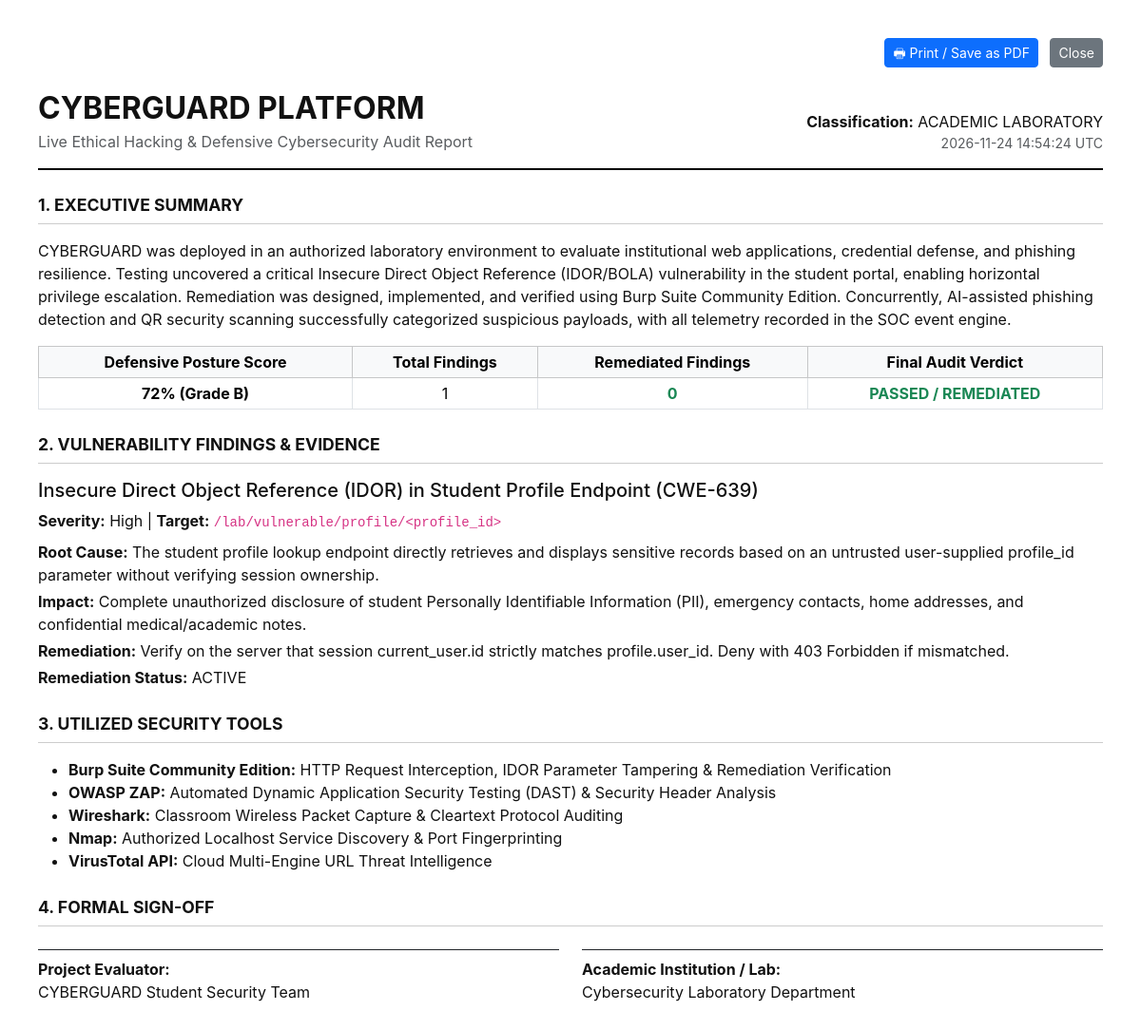
Page /reports/printable on the committed database.
### models.py (models this page shows)
class VulnerabilityRecord(db.Model):
    __tablename__ = 'vulnerability_records'
    id = db.Column(db.Integer, primary_key=True)
    title = db.Column(db.String(150), nullable=False)
    vulnerability_type = db.Column(db.String(80), nullable=False) # IDOR, Missing Auth, etc.
    cwe_id = db.Column(db.String(30), default='CWE-639')
    severity = db.Column(db.String(20), default='High')
    endpoint = db.Column(db.String(255), nullable=False)
    description = db.Column(db.Text, nullable=False)
    impact = db.Column(db.Text, nullable=False)
    reproduction_steps = db.Column(db.Text, nullable=False)
    remediation_guide = db.Column(db.Text, nullable=False)
    is_remediated = db.Column(db.Boolean, default=False)
    discovered_at = db.Column(db.DateTime, default=lambda: datetime.now(timezone.utc))
    verified_at = db.Column(db.DateTime, nullable=True)
    def to_dict(self):
        return {
            'id': self.id,
            'title': self.title,
            'vulnerability_type': self.vulnerability_type,
            'cwe_id': self.cwe_id,
            'severity': self.severity,
            'endpoint': self.endpoint,
            'description': self.description,
            'impact': self.impact,
            'reproduction_steps': self.reproduction_steps,
            'remediation_guide': self.remediation_guide,
            'is_remediated': self.is_remediated,
            'discovered_at': self.discovered_at.strftime('%Y-%m-%d %H:%M:%S') if self.discovered_at else '',
            'verified_at': self.verified_at.strftime('%Y-%m-%d %H:%M:%S') if self.verified_at else 'Pending'
        }

### app.py (the view)
    @app.route('/reports/printable')
    def reports_printable():
        assessment = ReportGenerator.compile_full_assessment()
        return render_template('report_printable.html', assessment=assessment)

### models.py (called while the page is built)
    def to_dict(self):
        return {
            'id': self.id,
            'timestamp': self.timestamp.strftime('%Y-%m-%d %H:%M:%S UTC') if self.timestamp else '',
            'category': self.category,
            'severity': self.severity,
            'source_ip': self.source_ip,
            'endpoint': self.endpoint,
            'user_agent': self.user_agent,
            'description': self.description,
            'technical_details': self.technical_details,
            'remediation_status': self.remediation_status,
            'remediation_action': self.remediation_action
        }

### templates/report_printable.html (shortened to what this page needs)
<!DOCTYPE html>
<html lang="en">
<head>
    <link href="https://cdn.jsdelivr.net/npm/bootstrap@5.3.3/dist/css/bootstrap.min.css" rel="stylesheet">
</head>
<body>
    <div class="no-print text-end mb-4">
        <button onclick="window.print();" class="btn btn-primary btn-sm">
            &#128438; Print / Save as PDF
        </button>
        <button onclick="window.close();" class="btn btn-secondary btn-sm ms-2">Close</button>
    </div>
    <div class="report-header d-flex justify-content-between align-items-end">
        <div>
            <h2 class="fw-bold mb-1">CYBERGUARD PLATFORM</h2>
            <div class="text-muted">Live Ethical Hacking &amp; Defensive Cybersecurity Audit Report</div>
        </div>
        <div class="text-end">
            <div><strong>Classification:</strong> ACADEMIC LABORATORY</div>
            <div class="small text-muted">{{ assessment.metadata.evaluation_date }}</div>
        </div>
    </div>
    <div class="section-title">1. Executive Summary</div>
    <p>{{ assessment.executive_summary.summary_text }}</p>
    <table class="table table-bordered table-sm text-center mb-4">
        <thead class="table-light">
            <tr>
                <th>Defensive Posture Score</th>
                <th>Total Findings</th>
                <th>Remediated Findings</th>
                <th>Final Audit Verdict</th>
            </tr>
        </thead>
        <tbody>
            <tr>
                <td class="fw-bold">{{ assessment.executive_summary.overall_posture_score }}% (Grade {{ assessment.executive_summary.posture_grade }})</td>
                <td>{{ assessment.executive_summary.total_vulnerabilities }}</td>
                <td class="text-success fw-bold">{{ assessment.executive_summary.remediated_vulnerabilities }}</td>
                <td class="text-success fw-bold">PASSED / REMEDIATED</td>
            </tr>
        </tbody>
    </table>
    <div class="section-title">2. Vulnerability Findings &amp; Evidence</div>
    {% for v in assessment.vulnerabilities %}
    <div class="mb-4">
        <h5>{{ v.title }} ({{ v.cwe_id }})</h5>
        <div><strong>Severity:</strong> {{ v.severity }} | <strong>Target:</strong> <code>{{ v.endpoint }}</code></div>
        <p class="mt-2 mb-1"><strong>Root Cause:</strong> {{ v.description }}</p>
        <p class="mb-1"><strong>Impact:</strong> {{ v.impact }}</p>
        <p class="mb-1"><strong>Remediation:</strong> {{ v.remediation_guide }}</p>
        <div><strong>Remediation Status:</strong> {{ 'REMEDIATED & VERIFIED' if v.is_remediated else 'ACTIVE' }}</div>
    </div>
    {% endfor %}
    <div class="section-title">3. Utilized Security Tools</div>
    <ul>
        {% for tool in assessment.tools_utilized %}
        <li><strong>{{ tool.name }}:</strong> {{ tool.purpose }}</li>
        {% endfor %}
    </ul>
    <div class="section-title">4. Formal Sign-Off</div>
    <div class="row mt-4">
        <div class="col-6">
            <div class="border-top border-dark pt-2">
                <strong>Project Evaluator:</strong><br>
                {{ assessment.metadata.evaluator }}
            </div>
        </div>
        <div class="col-6">
            <div class="border-top border-dark pt-2">
                <strong>Academic Institution / Lab:</strong><br>
                Cybersecurity Laboratory Department
            </div>
        </div>
    </div>
</body>
</html>

### templates/report_printable.html (style rules this page uses)
body { background-color: #fff; color: #111; font-family: -apple-system, BlinkMacSystemFont, "Segoe UI", Roboto, Arial, sans-serif; padding: 2.5rem; }
.report-header { border-bottom: 2px solid #000; padding-bottom: 1rem; margin-bottom: 1.5rem; }
.section-title { border-bottom: 1px solid #ccc; padding-bottom: 0.35rem; margin-top: 1.5rem; margin-bottom: 1rem; text-transform: uppercase; font-size: 1.1rem; font-weight: 700; }

### rows in the picture
VulnerabilityRecord: title "Insecure Direct Object Reference (IDOR) in Student Profile Endpoint", cwe_id "CWE-639", severity "High", endpoint "/lab/vulnerable/profile/<profile_id>", description "The student profile lookup endpoint directly retrieves and displays sensitive records based on an untrusted user-supplied profile_id parameter without verifying session ownership.", impact "Complete unauthorized disclosure of student Personally Identifiable Information (PII), emergency contacts, home addresses, and confidential medical/academic notes.", remediation_guide "Verify on the server that session current_user.id strictly matches profile.user_id. Deny with 403 Forbidden if mismatched.", is_remediated "ACTIVE"

### other values in the picture
{{ assessment.metadata.evaluation_date }} "2026-11-24 14:54:24 UTC"
{{ assessment.executive_summary.overall_posture_score }} "72"
{{ assessment.executive_summary.posture_grade }} "B"
{{ assessment.executive_summary.total_vulnerabilities }} "1"
{{ assessment.executive_summary.remediated_vulnerabilities }} "0"
{{ tool.name }} "Burp Suite Community Edition" "OWASP ZAP" "Wireshark" "Nmap" "VirusTotal API"
{{ tool.purpose }} "HTTP Request Interception, IDOR Parameter Tampering & Remediation Verification" "Automated Dynamic Application Security Testing (DAST) & Security Header Analysis" "Classroom Wireless Packet Capture & Cleartext Protocol Auditing" "Authorized Localhost Service Discovery & Port Fingerprinting" "Cloud Multi-Engine URL Threat Intelligence"
{{ assessment.metadata.evaluator }} "CYBERGUARD Student Security Team"
